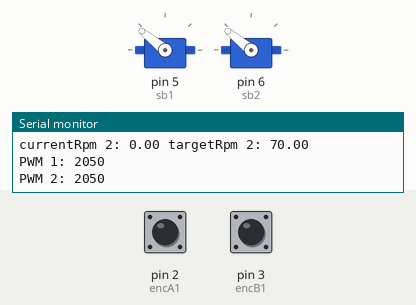
A sketch run on a simulated Arduino Uno, built with avr-gcc and run on an emulated ATmega328P. On the bench: 2 × servo, the last lines printed to the serial monitor. The test bench sets the inputs (shaded band); at power-on: pin 2 (encA1) HIGH, pin 3 (encB1) HIGH.

Above: at 1.6 s.
At 16.55 s:
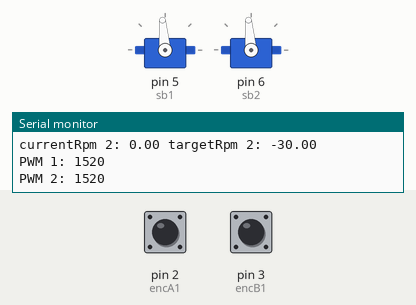
16.6 s: pin 2 (encA1) pulled LOW for 0.15 s
At 19.0 s:
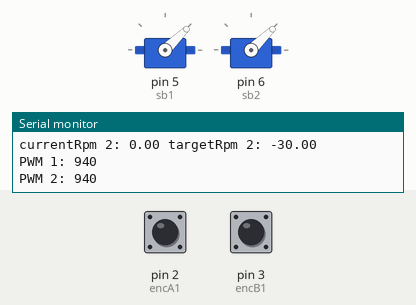
Timing chart, 0 to 20.5 s (numbered marks = the images above; inputs shaded):
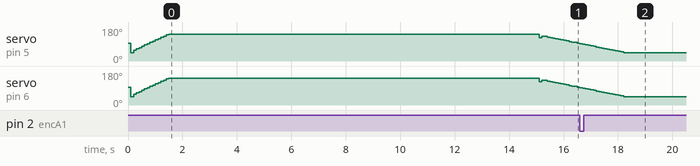

The sketch:

PID_Speed_Controller.ino
```cpp
// (licence header left out)
#include<Servo.h>

const int encA1 = 2;         // M1 encoder pins
const int encB1 = 3;         // M1 encoder pins
const int encA2 = 19;        // M2 encoder pins
const int encB2 = 18;        // M2 encoder pins
const double ppr = 7;        // Pulse per rotation for encoder
const double reduction = 71; // Gearbox Reduction,change as per requirement
int total1 = 0;
int total2 = 0;
double kp = 2;               // Proportional Constant
double ki = 1;               // Integral Constant
double kd = 2;               // Derivative Constant
double errorSum1 = 0;
double errorSum2 = 0;
double prevError1 = 0;
double prevError2 = 0;
double targetRpm1 = 0;
double targetRpm2 = 0;
double tick1 = 0;           // Encoder1 ticks in 0.1 seconds
double tick2 = 0;           // Encoder2 ticks in 0.1 seconds
int dir1 = 0;               // Motor1 Direction
int dir2 = 0;               // Motor2 Direction
Servo sb1;
Servo sb2;

void setup() {
  sb1.attach(5);
  sb2.attach(6);
  sb1.writeMicroseconds(1500);
  sb2.writeMicroseconds(1500);
  pinMode(encA1,INPUT_PULLUP);
  pinMode(encB1,INPUT_PULLUP);
  pinMode(encA2,INPUT_PULLUP);
  pinMode(encB2,INPUT_PULLUP);
  attachInterrupt(digitalPinToInterrupt(encA1), encoderCallback1, RISING);
  attachInterrupt(digitalPinToInterrupt(encA2), encoderCallback2, RISING);
  Serial.begin(115200);
  // Setting ISR to be called after every 0.1 Seconds
  noInterrupts();           // disable all interrupts
  TCCR1A = 0;
  TCCR1B = 0;
  TCNT1 = 59286;            // preload timer 65536-16MHz/256/2Hz (34286 for 0.5sec) (59286 for 0.1sec)
  TCCR1B |= (1 << CS12);    // 256 prescaler
  TIMSK1 |= (1 << TOIE1);   // enable timer overflow interrupt
  interrupts();             // enable all interrupts
}

void loop() {
  // Testing with Target Speeds
  targetRpm1 = 70;
  targetRpm2 = 70;
  Serial.println("set both Motors to 70 RPM");
  delay(5000);
  targetRpm1 = 50;
  targetRpm2 = 50;
  Serial.println("set both Motors to 50 RPM");
  delay(5000);
  targetRpm1 = 30;
  targetRpm2 = 30;
  Serial.println("set both Motors to 30 RPM");
  delay(5000);
  targetRpm1 = -30;
  targetRpm2 = -30;
  Serial.println("set both Motors to -30 RPM");
  delay(5000);
  targetRpm1 = -50;
  targetRpm2 = -50;
  Serial.println("set both Motors to -50 RPM");
  delay(5000);
  targetRpm1 = -70;
  targetRpm2 = -70;
  Serial.println("set both Motors to -70 RPM");
  delay(5000);
}

void encoderCallback1() {
  tick1 += 1;   // Increment encoder1 count on interrupt
  total1 += 1;  // total encoder counts, will reset after limit exceeds
  dir1 =  digitalRead(encB1);
  // Set Direction as 1 or -1
  if (dir1 == 0)
    dir1 = -1;
}

void encoderCallback2() {
  tick2 += 1;   // Increment encoder2 count on interrupt
  total2 += 1;  // total encoder counts, will reset after limit exceeds
  dir2 =  digitalRead(encB2);
  // Set Direction as 1 or -1
  if (dir2 == 0)
    dir2 = 1;
  else
    dir2=-1;
}

int computePid1(const double &currentRpm, const double &setpoint) {
  double error = setpoint - currentRpm;
  int processValue = kp*error + ki*errorSum1 + kd*(error-prevError1);
  errorSum1 += error;
  prevError1 = error;
  // Clamp output to 1000us-2000us (Sabertooth input PWM range)
  if (errorSum1 > 2000) errorSum1 = 2000;
  if (errorSum1 < 1000) errorSum1 = 1000;
  return processValue;
}

int computePid2(const double &currentRpm, const double &setpoint) {
  double error = setpoint - currentRpm;
  int processValue = kp*error + ki*errorSum2 + kd*(error-prevError2);
  errorSum2 += error;
  prevError2 = error;
  // Clamp output to 1000us-2000us (Sabertooth input PWM range)
  if (errorSum2 >2000) errorSum2 = 2000;
  if (errorSum2 <1000) errorSum2 = 1000;
  return processValue;
}

ISR(TIMER1_OVF_vect)        // Service Routine to run after every 0.1 second
{
   TCNT1 = 59286;

  // Calculate current revs and RPM
  double revolution1 = tick1/ppr;
  double currentRpm1 = 600*revolution1*dir1;
  double revolution2 = tick2/ppr;
  double currentRpm2 = 600*revolution2*dir2;

  Serial.print("currentRpm 1: ");
  Serial.print(currentRpm1/71);
  Serial.print(" ");
  Serial.print("targetRpm 1: ");
  Serial.println(targetRpm1);

  Serial.print("currentRpm 2: ");
  Serial.print(currentRpm2/71);
  Serial.print(" ");
  Serial.print("targetRpm 2: ");
  Serial.println(targetRpm2);

  tick1 = 0;                // reset encoder counts
  tick2 = 0;                // reset encoder counts
  // Run PID
  int pwm1=computePid1((currentRpm1/71), targetRpm1);
  int pwm2=computePid2((currentRpm2/71), targetRpm2);

  Serial.print("PWM 1: ");
  Serial.println(pwm1);

  Serial.print("PWM 2: ");
  Serial.println(pwm2);

  // Write RPM to motor1
  if (targetRpm1 == 0) {
    sb1.writeMicroseconds(1500);
  }
  else if (pwm1 < 2000 && pwm1 >1000) {
    sb1.writeMicroseconds(pwm1);
  }
  else{
    if (pwm1>2000) {
      sb1.writeMicroseconds(2000);
    }
    else if (pwm1<1000) {
      sb1.writeMicroseconds(1000);
    }
  }

  // Write RPM to motor2
  if (targetRpm2 == 0) {
    sb2.writeMicroseconds(1500);
  }
  else if (pwm2 < 2000 && pwm2 >1000) {
    sb2.writeMicroseconds(pwm2);
  }
  else{
    if (pwm2>2000) {
      sb2.writeMicroseconds(2000);
    }
    else if (pwm2<1000) {
      sb2.writeMicroseconds(1000);
    }
  }
}
```
